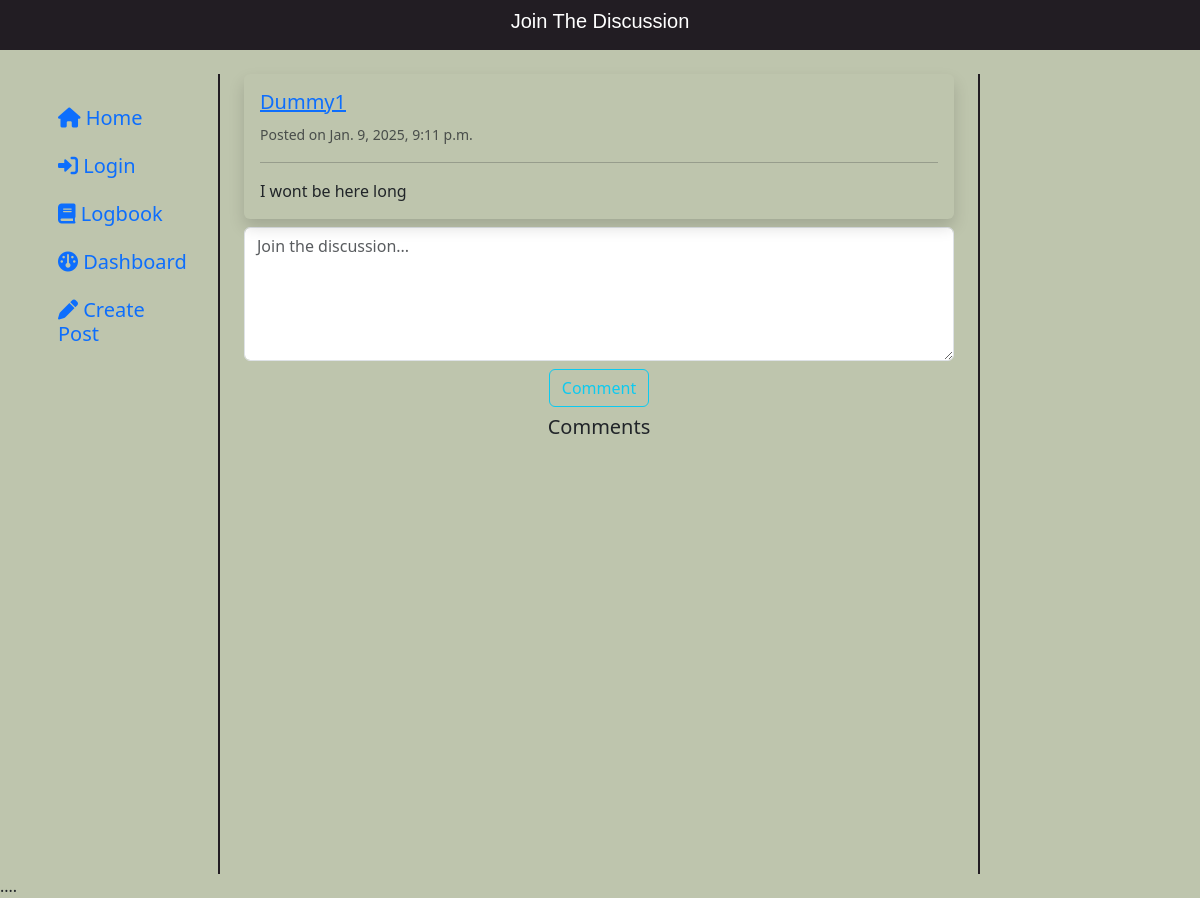
The app's page /habit_tracker/post_details/3/ with its own data.
### habit_tracker/models.py (models this page shows, shortened)
class Post(models.Model):
    user = models.ForeignKey(CustomUser, on_delete=models.CASCADE, related_name="user_posts")
    post = models.TextField(validators=[MaxLengthValidator(3000)])
    posted_on = models.DateTimeField(auto_now_add=True)

class CustomUser(AbstractUser):
    AGE_GROUP_CHOICES = [
        ("13-17", "13-17 years"),
        ("18-24", "18-24 years"),
        ("25-34", "25-34 years"),
        ("35-44", "35-44 years"),
        ("45-54", "45-54 years"),
        ("55+", "55+ years"),
    ]
    GENDER_CHOICES = [
        ("male", "Male"),
        ("female", "Female"),
        ("no gender", "Prefer not to say")
    ]
    age_group = models.CharField(max_length=10, choices=AGE_GROUP_CHOICES, null=True, blank=True)
    gender = models.CharField(max_length=20, choices=GENDER_CHOICES, blank=True, null=True)
    real_name = models.CharField(max_length=150)
    user_bio = models.TextField(max_length=200, null=True, blank=True, default="No bio yet")
    points = models.IntegerField(default=0)
    profile_picture = models.ImageField(
        upload_to='profile_pictures/',
        null=True,
        blank=True,
        default='profile_pictures/default.jpeg'
    )
    friends = models.ManyToManyField('self', blank=True, symmetrical=True)
    groups = models.ManyToManyField(
        "auth.Group",
        related_name="custom_user_groups",
        blank=True,
    )
    user_permissions = models.ManyToManyField(
        "auth.Permission",
        related_name="custom_user_permissions",
        blank=True,
    )

### habit_tracker/views.py (the view)
# urls.py: path("post_details/<int:postId>/", views.post_details, name="post_details"),
def post_details(request, postId):
    post = get_object_or_404(Post, id=postId)
    return render(request, "habit_tracker/post_details.html", {
        "post": post
    })

### habit_tracker/templates/habit_tracker/post_details.html (shortened to what this page needs)
{% extends "habit_tracker/layout.html" %}
{% load static %}
{% block nav %}
    <div style="background-color: #221d23; margin-bottom: 0;">
        <header class="d-flex justify-content-center" id="commheader">
            <h5 id="commtext">Join The Discussion</h5>
        </header>
    </div>
{% endblock %}
{% block main %}
<div class="row vh-100">
    <nav class="col-md-3 col-lg-2 d-none d-md-block sidebar" id="commnav">
        <div class="position-sticky d-flex justify-content-center">
            <ul class="nav flex-column mt-4">
                <li class="nav-item">
                    <a class="nav-link" href="{% url 'index' %}">
                        <h5><i class="fas fa-home"></i> Home</h5>
                    </a>
                </li>
                <li class="nav-item">
                    {% if user.is_authenticated %}
                        <a class="nav-link" href="{% url 'profile' user.id %}">
                            <h5><i class="fas fa-user"></i> Profile</h5>
                        </a>
                    {% else %}
                        <a class="nav-link" href="{% url 'login' %}">
                            <h5><i class="fas fa-sign-in-alt"></i> Login</h5>
                        </a>
                    {% endif %}
                </li>
                <li class="nav-item">
                    <a class="nav-link" href="{% url 'log_page' %}">
                        <h5><i class="fas fa-book"></i> Logbook</h5>
                    </a>
                </li>
                <li class="nav-item">
                    <a class="nav-link" href="{% url 'dashboard' %}">
                        <h5><i class="fas fa-gauge"></i> Dashboard</h5>
                    </a>
                </li>
                <li class="nav-item">
                    <a class="nav-link" href="{% url 'make_post' %}">
                        <h5><i class="fas fa-pen"></i> Create Post</h5>
                    </a>
                </li>
            </ul>
        </div>
    </nav>
    <div class="d-none d-md-block col-lg-8 col-md-6 px-4" id="postsDiv">
        <div class="card shadow border-0" style="background-color: #bec5ad">
            <div class="card-body">
                <h5 class="card-title">
                    <a href="{% url 'profile' post.user.id %}">{{ post.user.username|capfirst }}</a>
                </h5>
                <small class="text-muted">Posted on {{ post.posted_on }}</small>
                <hr>
                <p class="card-text mt-3">{{ post.post|capfirst }}</p>
            </div>
        </div>
        <div class="mt-2">
            <form action="#" id="commentForm" data-post-id="{{ post.id }}">
                <textarea class="form-control" autocomplete="off" rows="5" id="commentArea" placeholder="Join the discussion..."></textarea>
                <div class="mt-2 d-flex justify-content-center">
                    <button class="btn btn-outline-info" type="submit">Comment</button>
                </div>
            </form>
        </div>
        <div class="mt-2" id="commentsDiv">
            <div class="d-flex justify-content-center">
                <h5>Comments</h5>
            </div>
        </div>
    </div>
</div>
{% endblock %}

### habit_tracker/static/habit_tracker/styles.css (style rules this page uses)
body { background-color: #bec5ad !important; }
#commnav, #smallcommnav, #postsDiv, #friendnav, #smallfriendnav { border-right: 2px solid #221d23; margin-top: 0; }
#commheader { background-color: #221d23; height: 50px; align-items: center; }
#commtext { color: white; font-family:'Trebuchet MS', 'Lucida Sans Unicode', 'Lucida Grande', 'Lucida Sans', Arial, sans-serif; }

### records on screen
Post: user.username "Dummy1", posted_on "Jan. 9, 2025, 9:11 p.m.", post "I wont be here long"
